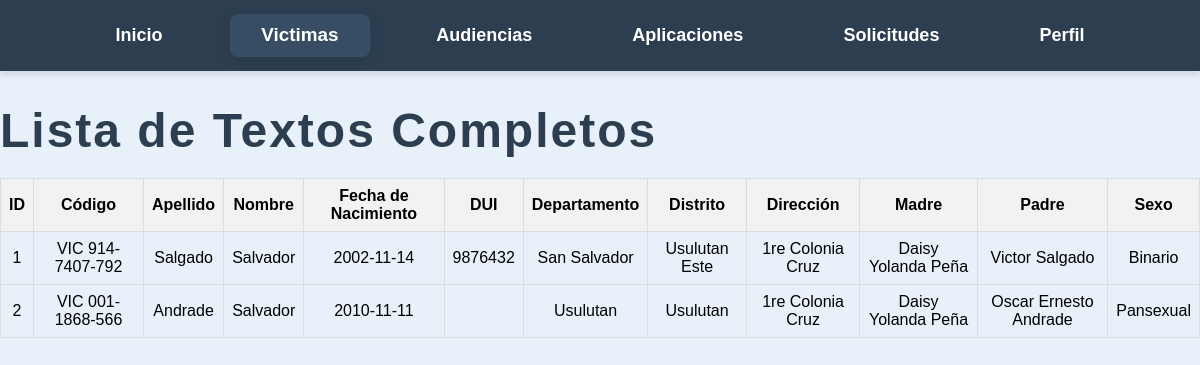
The app's page /Casos/victima/tabla_victima_archivada.php (signed in) with its own data.
### tables this page shows
CREATE TABLE `victimas_archivados` (
  `id` int(11) NOT NULL,
  `codigo` varchar(225) DEFAULT NULL,
  `apellido` varchar(100) DEFAULT NULL,
  `nombre` varchar(100) DEFAULT NULL,
  `fecha_nacimiento` date DEFAULT NULL,
  `dui` varchar(10) DEFAULT NULL,
  `departamento` varchar(100) DEFAULT NULL,
  `distrito` varchar(100) DEFAULT NULL,
  `direccion` text DEFAULT NULL,
  `madre` varchar(100) DEFAULT NULL,
  `padre` varchar(100) DEFAULT NULL,
  `sexo` varchar(255) DEFAULT NULL
);

### Casos/victima/tabla_victima_archivada.php (the view, shortened to what this page needs)
<?php
$servername = "localhost";
$username = "root";
$password = "";
$dbname = "legalcc";
$conn = new mysqli($servername, $username, $password, $dbname);
$user_id = $_SESSION['user_id'];
$sql = "SELECT tipo FROM usuarios WHERE id = ?";
$stmt = $conn->prepare($sql);
$stmt->bind_param("i", $user_id);
$stmt->execute();
$stmt->bind_result($tipo_usuario);
?>
<!DOCTYPE html>
<html lang="es">
<head>
</head>
<body>
<nav>
        <ul>
            <li><a href="/Pagina_principal.php" >Inicio</a></li>
            <li>
                <a href="" class="active">Victimas</a>
            </li>
            <li><a href="/Audiencias/Buscar_Audiencias.php">Audiencias</a></li>
            <li><a href="apps.php">Aplicaciones</a></li>
            <?php if ($tipo_usuario === 'juez'): ?>
            <li><a href="/Audiencias/ver_solicitudes.php">Solicitudes</a></li>
            <?php endif; ?>
            <li>
                <a href="/formularios/Perfil.php">Perfil</a>
            </li>
        </ul>
    </nav>
    <h1>Lista de Textos Completos</h1>
    <table>
        <tr>
            <th>ID</th>
            <th>Código</th>
            <th>Apellido</th>
            <th>Nombre</th>
            <th>Fecha de Nacimiento</th>
            <th>DUI</th>
            <th>Departamento</th>
            <th>Distrito</th>
            <th>Dirección</th>
            <th>Madre</th>
            <th>Padre</th>
            <th>Sexo</th>
        </tr>
        <?php
        $host = 'localhost';
        $username = 'root';
        $password = '';
        $database = 'legalcc';
        $encryption_key = 'LegalCC';
        $ciphering = "AES-128-CTR";
        $encryption_iv = '1234567891011121';
        $conn = new mysqli($host, $username, $password, $database);
        $sql = "SELECT * FROM victimas_archivados";
        $result = $conn->query($sql);
        function decrypt_data($data, $key, $ciphering, $iv) {
            return openssl_decrypt($data, $ciphering, $key, 0, $iv);
        }
        if ($result->num_rows > 0) {
            while ($row = $result->fetch_assoc()) {
                echo "<tr>";
                echo "<td>" . $row['id'] . "</td>";
                echo "<td>" . $row['codigo'],  "</td>";
                echo "<td>" . decrypt_data($row['apellido'], $encryption_key, $ciphering, $encryption_iv) . "</td>";
                echo "<td>" . decrypt_data($row['nombre'], $encryption_key, $ciphering, $encryption_iv) . "</td>";
                echo "<td>" . $row['fecha_nacimiento'], "</td>";
                echo "<td>" . decrypt_data($row['dui'], $encryption_key, $ciphering, $encryption_iv) . "</td>";
                echo "<td>" . decrypt_data($row['departamento'], $encryption_key, $ciphering, $encryption_iv) . "</td>";
                echo "<td>" . decrypt_data($row['distrito'], $encryption_key, $ciphering, $encryption_iv) . "</td>";
                echo "<td>" . decrypt_data($row['direccion'], $encryption_key, $ciphering, $encryption_iv) . "</td>";
                echo "<td>" . decrypt_data($row['madre'], $encryption_key, $ciphering, $encryption_iv) . "</td>";
                echo "<td>" . decrypt_data($row['padre'], $encryption_key, $ciphering, $encryption_iv) . "</td>";
                echo "<td>" . decrypt_data($row['sexo'], $encryption_key, $ciphering, $encryption_iv) . "</td>";
                echo "</tr>";
            }
        } else {
            echo "<tr><td colspan='12'>No se encontraron datos</td></tr>";
        }
        ?>
    </table>
</body>
</html>

### Casos/victima/tabla_victima_archivada.php (style rules this page uses)
body { font-family: 'Bahnschrift', sans-serif; background-color: #e8f0fa; margin: 0; padding: 0; display: flex; flex-direction: column; height: 100vh; }
nav { background-color: #2c3e50; padding: 15px 0; box-shadow: 0 4px 6px rgba(0, 0, 0, 0.1); }
ul { list-style-type: none; margin: 0; padding: 0; display: flex; justify-content: center; gap: 40px; }
ul li { position: relative; }
.active { background-color:#374D63; transform: scale(1.05); box-shadow: 0 4px 10px rgba(0, 0, 0, 0.1); }
ul li a { text-decoration: none; color: white; font-size: 18px; font-weight: bold; padding: 10px 30px; display: block; transition: background-color 0.3s ease, transform 0.2s ease; border-radius: 8px; }
h1 { color: #2c3e50; font-size: 48px; margin-bottom: 20px; letter-spacing: 2px; }
table { width: 100%; border-collapse: collapse; }
th, td { border: 1px solid #ddd; padding: 8px; text-align: center; }
th { background-color: #f2f2f2; }

### records on screen
victimas_archivados: id "1", codigo "VIC 914-7407-792", apellido "Salgado", nombre "Salvador", fecha_nacimiento "2002-11-14", dui "9876432", departamento "San Salvador", distrito "Usulutan Este", direccion "1re Colonia Cruz", madre "Daisy Yolanda Peña", padre "Victor Salgado", sexo "Binario"
victimas_archivados: id "2", codigo "VIC 001-1868-566", apellido "Andrade", nombre "Salvador", fecha_nacimiento "2010-11-11", departamento "Usulutan", distrito+departamento "Usulutan", direccion "1re Colonia Cruz", madre "Daisy Yolanda Peña", padre "Oscar Ernesto Andrade", sexo "Pansexual"
